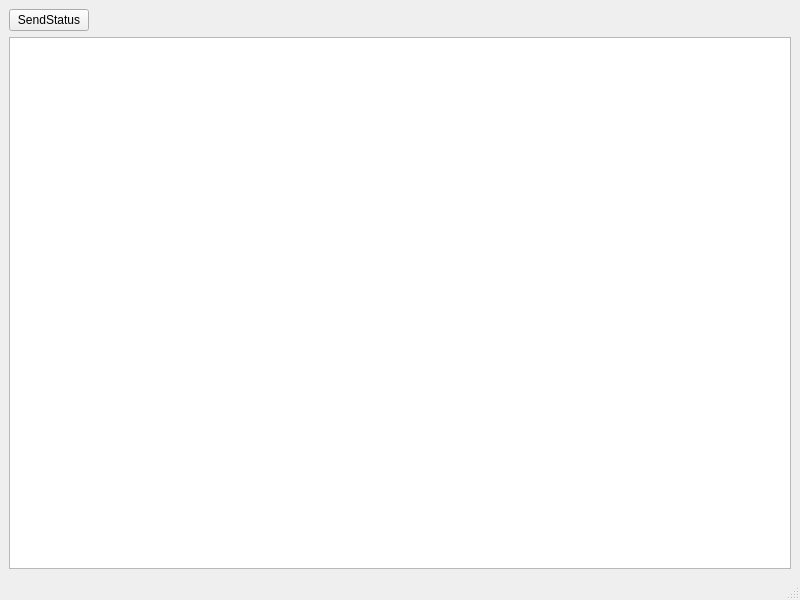
<?xml version="1.0" encoding="UTF-8"?>
<ui version="4.0">
 <class>MainWindow</class>
 <widget class="QMainWindow" name="MainWindow">
  <property name="geometry">
   <rect>
    <x>0</x>
    <y>0</y>
    <width>800</width>
    <height>600</height>
   </rect>
  </property>
  <property name="windowTitle">
   <string>MainWindow</string>
  </property>
  <widget class="QWidget" name="centralwidget">
   <layout class="QVBoxLayout" name="verticalLayout">
    <item>
     <layout class="QHBoxLayout" name="horizontalLayout">
      <item>
       <widget class="QPushButton" name="sendStatus">
        <property name="text">
         <string>SendStatus</string>
        </property>
        <property name="checkable">
         <bool>true</bool>
        </property>
       </widget>
      </item>
      <item>
       <spacer name="horizontalSpacer">
        <property name="orientation">
         <enum>Qt::Horizontal</enum>
        </property>
        <property name="sizeHint" stdset="0">
         <size>
          <width>40</width>
          <height>20</height>
         </size>
        </property>
       </spacer>
      </item>
     </layout>
    </item>
    <item>
     <widget class="QPlainTextEdit" name="text">
      <property name="readOnly">
       <bool>true</bool>
      </property>
     </widget>
    </item>
   </layout>
  </widget>
  <widget class="QMenuBar" name="menubar">
   <property name="geometry">
    <rect>
     <x>0</x>
     <y>0</y>
     <width>800</width>
     <height>26</height>
    </rect>
   </property>
  </widget>
  <widget class="QStatusBar" name="statusbar"/>
 </widget>
 <resources/>
 <connections/>
</ui>
